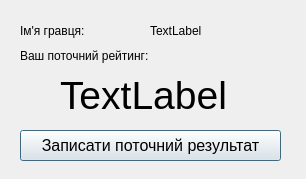
<?xml version="1.0" encoding="UTF-8"?>
<ui version="4.0">
 <class>CurrentRatingForm</class>
 <widget class="QDialog" name="CurrentRatingForm">
  <property name="geometry">
   <rect>
    <x>0</x>
    <y>0</y>
    <width>306</width>
    <height>179</height>
   </rect>
  </property>
  <property name="windowTitle">
   <string>Dialog</string>
  </property>
  <widget class="QLabel" name="labelCurrentRating">
   <property name="geometry">
    <rect>
     <x>60</x>
     <y>60</y>
     <width>171</width>
     <height>71</height>
    </rect>
   </property>
   <property name="font">
    <font>
     <pointsize>29</pointsize>
    </font>
   </property>
   <property name="text">
    <string>TextLabel</string>
   </property>
  </widget>
  <widget class="QLabel" name="label">
   <property name="geometry">
    <rect>
     <x>20</x>
     <y>40</y>
     <width>161</width>
     <height>31</height>
    </rect>
   </property>
   <property name="text">
    <string>Ваш поточний рейтинг:</string>
   </property>
  </widget>
  <widget class="QPushButton" name="pushButton">
   <property name="geometry">
    <rect>
     <x>20</x>
     <y>130</y>
     <width>261</width>
     <height>31</height>
    </rect>
   </property>
   <property name="font">
    <font>
     <pointsize>12</pointsize>
    </font>
   </property>
   <property name="text">
    <string>Записати поточний результат</string>
   </property>
  </widget>
  <widget class="QLabel" name="label_2">
   <property name="geometry">
    <rect>
     <x>20</x>
     <y>20</y>
     <width>91</width>
     <height>21</height>
    </rect>
   </property>
   <property name="text">
    <string>Ім'я гравця:</string>
   </property>
  </widget>
  <widget class="QLabel" name="labelPlayerName">
   <property name="geometry">
    <rect>
     <x>150</x>
     <y>20</y>
     <width>71</width>
     <height>21</height>
    </rect>
   </property>
   <property name="text">
    <string>TextLabel</string>
   </property>
  </widget>
 </widget>
 <resources/>
 <connections/>
</ui>
